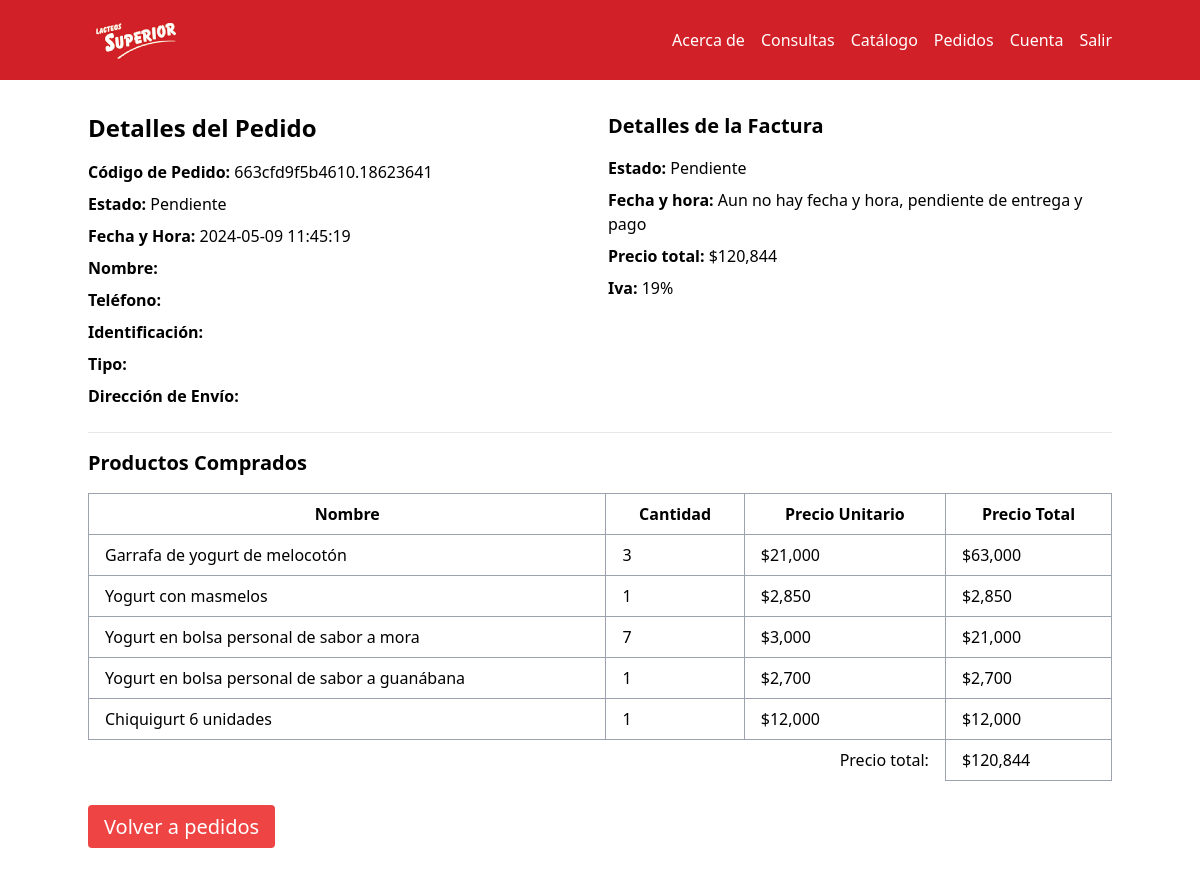
/app/pages/pedidos/?pedido=6 (signed in), run on the app's committed database.
### tables this page shows
CREATE TABLE `pedido` (
  `Id` int(11) NOT NULL,
  `estado` varchar(20) DEFAULT '0',
  `codigo` varchar(100) NOT NULL,
  `tiempo` datetime NOT NULL DEFAULT current_timestamp(),
  `detalles` varchar(150) DEFAULT 'Sin detalles del pedido'
);

CREATE TABLE `factura` (
  `Id` int(11) NOT NULL,
  `fk_pedido` int(11) NOT NULL,
  `estado` varchar(10) NOT NULL DEFAULT 'Pendiente',
  `tiempo` datetime DEFAULT NULL,
  `total` int(50) NOT NULL,
  `iva` float DEFAULT 0.19
);

CREATE TABLE `compra` (
  `Id` int(11) NOT NULL,
  `fk_cliente` int(11) NOT NULL,
  `fk_producto` int(11) NOT NULL,
  `fk_pedido` int(11) NOT NULL,
  `cantidad` int(11) NOT NULL,
  `valor` int(11) NOT NULL
);

CREATE TABLE `producto` (
  `Id` int(11) NOT NULL,
  `nombre` varchar(100) NOT NULL,
  `descripcion` varchar(200) DEFAULT 'Sin descripcion',
  `precio` int(11) NOT NULL,
  `imagen` varchar(100) DEFAULT 'product_default.png',
  `existencias` int(11) DEFAULT 10,
  `cantidad_contenido` varchar(10) NOT NULL,
  `oferta` bit(1) NOT NULL DEFAULT b'0',
  `descuento` float NOT NULL DEFAULT 0
);

### app/pages/pedidos/index.php (the view, shortened to what this page needs)
<?php
include("../../templates/header.php");
$pedido_id = isset($_GET['pedido']) ? $_GET['pedido'] : null;
if ($_SESSION['auth'] && $_SESSION['Rol'] == 2 && $pedido_id == null) {
    include("../../DATABASE.php");
    $pedido_id = isset($_POST['id']) ? $_POST['id'] : '';
    $codigo = isset($_POST['codigo']) ? $_POST['codigo'] : '';
    $cliente_id = isset($_POST['id_cliente']) ? $_POST['id_cliente'] : '';
    $sql = "SELECT ROUND(f.total* f.iva,0) AS 'total',p.Id as 'Id', p.estado as 'estP', p.codigo as 'codigo', u.nombre as 'nombre', p.tiempo as 'timP', f.tiempo as 'timF',f.estado as 'estF', detalles
    FROM compra c
    INNER JOIN pedido p ON c.fk_pedido = p.Id
    inner join usuario u on c.fk_cliente = u.Id
    inner join factura f on f.fk_pedido = p.Id
    ";
    if (!empty($pedido_id) || !empty($codigo) || !empty($cliente_id)) {
        $sql .= " WHERE";
    }
    if (!empty($pedido_id)) {
        $sql .= " p.Id = :id OR";
    }
    if (!empty($codigo)) {
        $sql .= " p.codigo = :codigo OR";
    }
    if (!empty($cliente_id)) {
        $sql .= " u.Id = :id_cliente OR";
    }
    $sql = substr($sql, 0, -2);
    $sql .= " GROUP BY p.Id";
    $SQL = $CONEXION->prepare($sql);
    if (!empty($pedido_id)) {
        $SQL->bindParam(":id", $pedido_id);
    }
    if (!empty($codigo)) {
        $SQL->bindParam(":codigo", $codigo);
    }
    if (!empty($cliente_id)) {
        $SQL->bindParam(":id_cliente", $cliente_id);
    }
    $SQL->execute();
    $pedidos = $SQL->fetchAll(PDO::FETCH_ASSOC);
?>
    <div class="container mx-auto">
        <h1 class="text-3xl font-bold my-4">Listado de Pedidos</h1>
        <?php if (count($pedidos) > 0) : ?>
            <form method="post">
                <div class="grid grid-cols-3">
                    <div class="mb-4">
                        <label for="id" class="block font-semibold mb-2">ID Pedido:</label>
                        <input type="text" id="id" name="id" class="border border-gray-300 rounded-lg p-2" value="<?php echo $pedido_id; ?>">
                    </div>
                    <div class="mb-4">
                        <label for="codigo" class="block font-semibold mb-2">Código:</label>
                        <input type="text" id="codigo" name="codigo" class="border border-gray-300 rounded-lg p-2" value="<?php echo $codigo; ?>">
                    </div>
                    <div class="mb-4">
                        <label for="id_cliente" class="block font-semibold mb-2">ID Cliente:</label>
                        <input type="text" id="id_cliente" name="id_cliente" class="border border-gray-300 rounded-lg p-2" value="<?php echo $cliente_id; ?>">
                    </div>
                </div>
                <button type="submit" class="bg-blue-500 text-white px-4 py-2 rounded hover:bg-blue-600">Filtrar</button>
            </form>
            <div class="mt-8">
                <table class="border-collapse border border-gray-400">
                    <thead>
                        <tr class="bg-gray-200">
                            <th class="border border-gray-400 p-2">ID</th>
                            <th class="border border-gray-400 p-2">Total</th>
                            <th class="border border-gray-400 p-2">Estado Pedido</th>
                            <th class="border border-gray-400 p-2">Código</th>
                            <th class="border border-gray-400 p-2">Nombre Cliente</th>
                            <th class="border border-gray-400 p-2">Tiempo Pedido</th>
                            <th class="border border-gray-400 p-2">Tiempo Factura</th>
                            <th class="border border-gray-400 p-2">Estado Factura</th>
                            <th class="border border-gray-400 p-2">Detalles</th>
                            <th class="border border-gray-400 p-2">Opciones</th>
                        </tr>
                    </thead>
                    <tbody>
                        <?php foreach ($pedidos as $pedido) : ?>
                            <tr>
                                <td class="border border-gray-400 p-2"><?php echo  $pedido['Id']; ?></td>
                                <td class="border border-gray-400 p-2"><?php echo $pedido['total']; ?></td>
                                <td class="border border-gray-400 p-2"><?php echo $pedido['estP']; ?></td>
                                <td class="border border-gray-400 p-2"><?php echo $pedido['codigo']; ?></td>
                                <td class="border border-gray-400 p-2"><?php echo $pedido['nombre']; ?></td>
                                <td class="border border-gray-400 p-2"><?php echo $pedido['timP']; ?></td>
                                <td class="border border-gray-400 p-2"><?php echo $pedido['timF']; ?></td>
                                <td class="border border-gray-400 p-2"><?php echo $pedido['estF']; ?></td>
                                <td class="border border-gray-400 p-2"><?php echo $pedido['detalles']; ?></td>
                                <td class="border border-gray-400 p-2">
                                    <a href="<?php echo $URL . "pedidos/?pedido=" . $pedido['Id'] ?>">Ver</a>
                                </td>
                            </tr>
                        <?php endforeach; ?>
                    </tbody>
                </table>
            </div>
        <?php else : ?>
            <p>No hay pedidos</p>
        <?php endif; ?>
    </div>
    <?php
} else {
    include("../../DATABASE.php");
    $sql = "SELECT p.Id as 'Id', codigo,estado,tiempo,detalles FROM compra INNER JOIN pedido p ON fk_pedido = p.Id WHERE p.Id = :pedido_id ";
    if ($_SESSION['Rol'] !== 2) {
        $sql .= 'AND fk_cliente = :id';
    }
    $stmt = $CONEXION->prepare($sql);
    $stmt->bindParam(':pedido_id', $pedido_id, PDO::PARAM_INT);
    if ($_SESSION['Rol'] !== 2) {
        $stmt->bindParam(':id', $_SESSION['Id'], PDO::PARAM_INT);
    }
    $stmt->execute();
    $pedido = $stmt->fetch(PDO::FETCH_ASSOC);
    if (count($pedido) > 0) {
        if (!$pedido) {
            echo "<p>No se encontró el pedido solicitado.</p>";
        } else {
            $sql_productos = "SELECT c.cantidad as 'cantidad', c.fk_cliente as 'cli',c.valor as 'precio', p.nombre as 'nombre', c.valor*c.cantidad as 'valor'
        FROM compra c INNER JOIN producto p ON fk_producto = p.Id WHERE c.fk_pedido = :ids";
            $stmt_productos = $CONEXION->prepare($sql_productos);
            $stmt_productos->bindParam(':ids', $pedido_id);
            $stmt_productos->execute();
            $productos = $stmt_productos->fetchAll(PDO::FETCH_ASSOC);
            $id = $_SESSION['Rol'] == 2 ? $productos[0]['cli'] : $_SESSION['id'];
            $SQL = $CONEXION->prepare("SELECT estado, tiempo,ROUND(total+(total*iva),0) as 'total',iva FROM factura WHERE fk_pedido=:pedido");
            $SQL->bindParam(":pedido", $pedido_id);
            $SQL->execute();
            $factura = $SQL->fetch(PDO::FETCH_ASSOC);
            $SQL = $CONEXION->prepare("SELECT u.nombre as 'nombre', email,movil, concat(i.tipo ,' ', u.identificacion) as 'identificacion',direccion,empresa, t.nombre as 'tipo' FROM usuario u INNER JOIN identificacion i ON i.Id=fk_identificacion INNER JOIN tipo t ON t.Id = fk_tipo_persona WHERE u.Id=:id");
            $SQL->bindParam(":id", $id, PDO::PARAM_INT);
            $SQL->execute();
            $usuario = $SQL->fetch(PDO::FETCH_ASSOC);
        ?>
            <div class="container mx-auto my-8">
                <div class="grid grid-cols-2 gap-4 mb-4">
                    <div>
                        <h1 class="text-2xl font-semibold mb-4">Detalles del Pedido</h1>
                        <p class="mb-2"><strong>Código de Pedido:</strong> <?php echo $pedido['codigo']; ?></p>
                        <p class="mb-2"><strong>Estado:</strong> <?php echo $pedido['estado']; ?></p>
                        <p class="mb-2"><strong>Fecha y Hora:</strong> <?php echo $pedido['tiempo']; ?></p>
                        <p class="mb-2"><strong>Nombre: </strong><?php echo $usuario['nombre'] ?></p>
                        <p class="mb-2"><strong>Teléfono: </strong><?php echo $usuario['movil'] ?></p>
                        <p class="mb-2"><strong>Identificación: </strong><?php echo $usuario['identificacion'] ?></p>
                        <p class="mb-2"><strong>Tipo: </strong><?php echo $usuario['tipo'] ?></p>
                        <p class="mb-2"><strong>Dirección de Envío: </strong><?php echo $usuario['direccion'] ?></p>
                    </div>
                    <div>
                        <h2 class="text-xl font-semibold mb-4">Detalles de la Factura</h2>
                        <p class="mb-2"><strong>Estado: </strong><?php echo $factura['estado'] ?></p>
                        <p class="mb-2"><strong>Fecha y hora: </strong><?php echo isset($factura['tiempo']) ? $factura['tiempo'] : "Aun no hay fecha y hora, pendiente de entrega y pago" ?></p>
                        <p class="mb-2"><strong>Precio total: </strong>$<?php echo number_format($factura['total']) ?></p>
                        <p class="mb-2"><strong>Iva: </strong><?php echo ($factura['iva'] * 100) . "%" ?></p>
                    </div>
                </div>
                <hr>
                <h2 class="text-xl font-semibold my-4">Productos Comprados</h2>
                <table class="w-full border-collapse">
                    <thead>
                        <tr>
                            <th class="border border-gray-400 px-4 py-2">Nombre</th>
                            <th class="border border-gray-400 px-4 py-2">Cantidad</th>
                            <th class="border border-gray-400 px-4 py-2">Precio Unitario</th>
                            <th class="border border-gray-400 px-4 py-2">Precio Total</th>
                        </tr>
                    </thead>
                    <tbody>
                        <?php foreach ($productos as $producto) : ?>
                            <tr>
                                <td class="border border-gray-400 px-4 py-2"><?php echo $producto['nombre']; ?></td>
                                <td class="border border-gray-400 px-4 py-2"><?php echo $producto['cantidad']; ?></td>
                                <td class="border border-gray-400 px-4 py-2">$<?php echo number_format($producto['precio']); ?></td>
                                <td class="border border-gray-400 px-4 py-2">$<?php echo number_format($producto['valor']); ?></td>
                            </tr>
                        <?php endforeach; ?>
                        <tr>
                            <td colspan="3" class="text-right px-4 py-2">Precio total: </td>
                            <td class="border border-gray-400 px-4 py-2">$<?php echo number_format($factura['total']) ?></td>
                        </tr>
                    </tbody>
                </table>
                <div class="mt-8">
                    <a class="text-white text-xl bg-red-500 py-2 px-4 rounded hover:bg-red-600" href="./">Volver a pedidos</a>
                </div>
            </div>
<?php
        }
    }
}
include("../../templates/footer.php");
?>

### data on the page
pedido: codigo "663cfd9f5b4610.18623641", estado "Pendiente", tiempo "2024-05-09 11:45:19"
factura: estado "Pendiente", $factura['iva']*100 "19"
compra: fk_producto.nombre "Garrafa de yogurt de melocotón", cantidad "3", valor "21,000", valor "63,000"
compra: fk_producto.nombre "Yogurt con masmelos", cantidad "1", valor "2,850"
compra: fk_producto.nombre "Yogurt en bolsa personal de sabor a mora", cantidad "7", valor "3,000", valor "21,000"
compra: fk_producto.nombre "Yogurt en bolsa personal de sabor a guanábana", cantidad "1", valor "2,700"
compra: fk_producto.nombre "Chiquigurt 6 unidades", cantidad "1", valor "12,000"

### other printed values
$factura['total'] "120,844"
